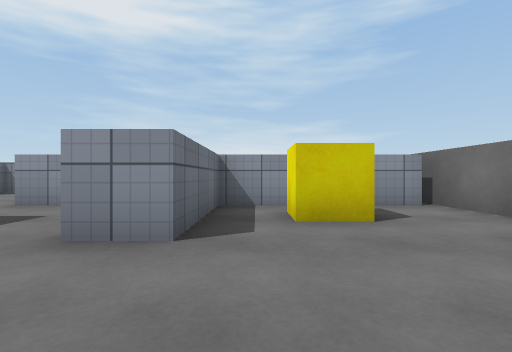
View 1 (above)

24 first-person views from a walk through a scene from a Unity 3-D project. The camera is 0.58 m above the floor, looks level and sees 85° across. The floor is counted in squares, 1 m on a side. Each view is taken from the middle of a square. On the plan, view 1 faces up. The plan holds only what a view shows up to about 9 squares ahead; the rest is blank. The place goes on beyond the plan. The player is left out. Surface patterns are stand-ins for the level's own textures.

View 2
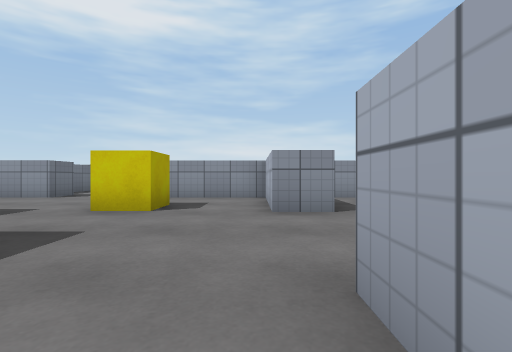

View 3
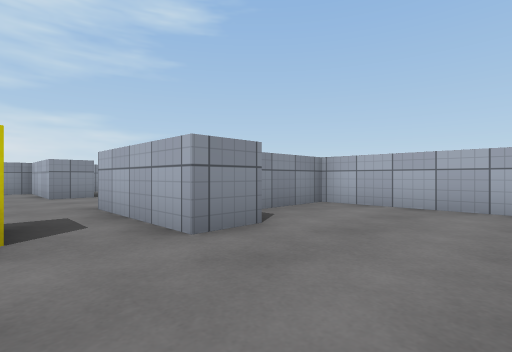

View 4
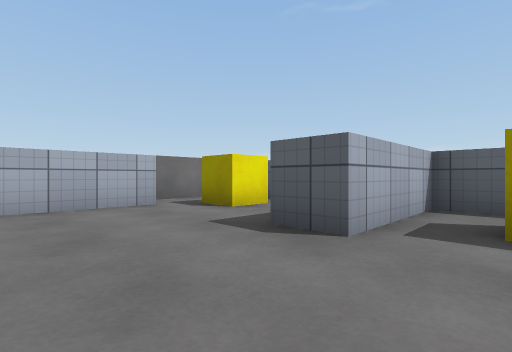

View 5
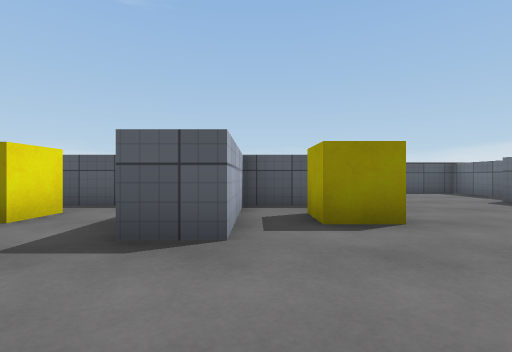

View 6
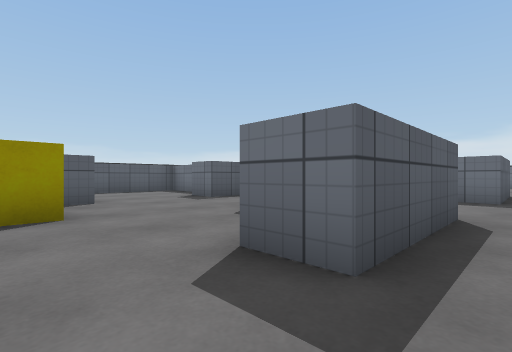

View 7
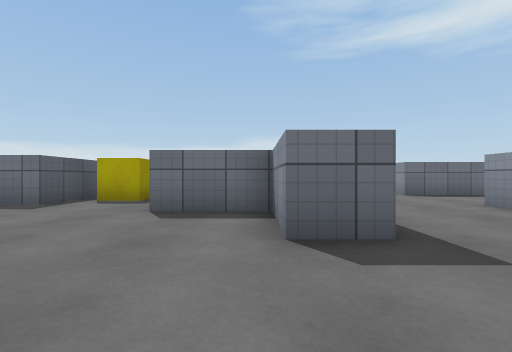

View 8
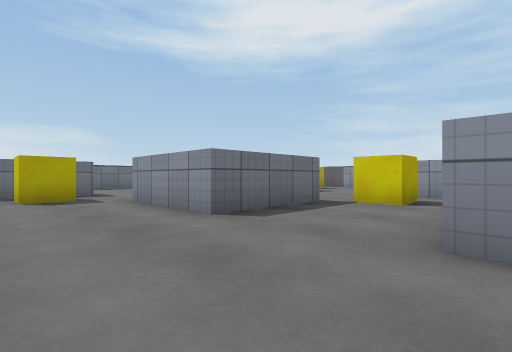

View 9
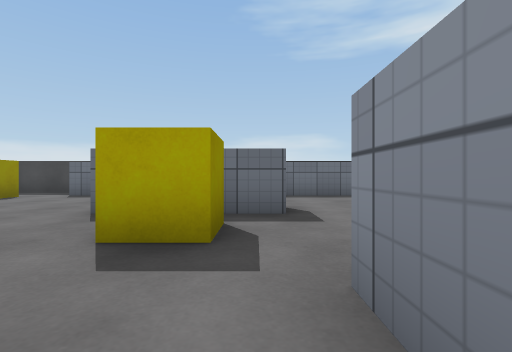

View 10
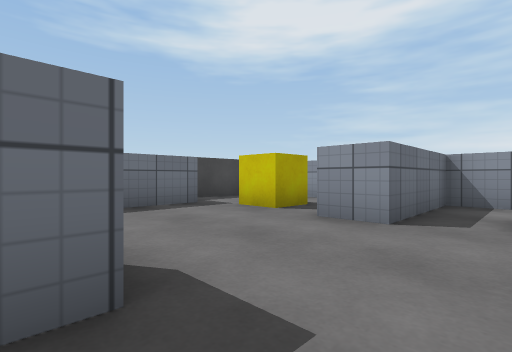

View 11
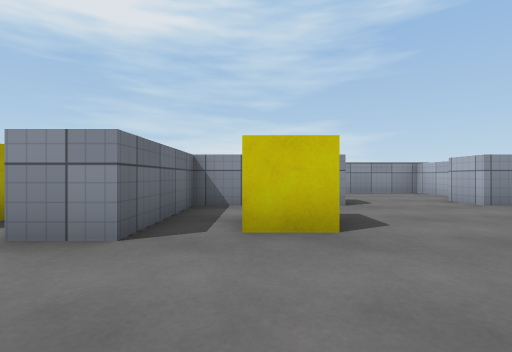

View 12
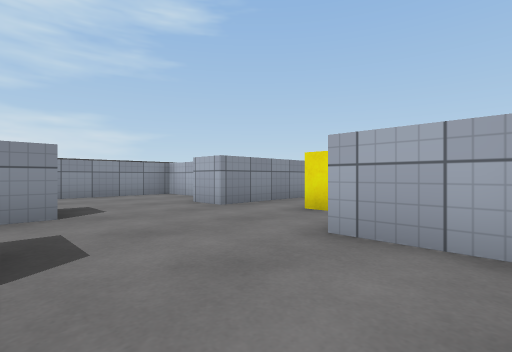

View 13
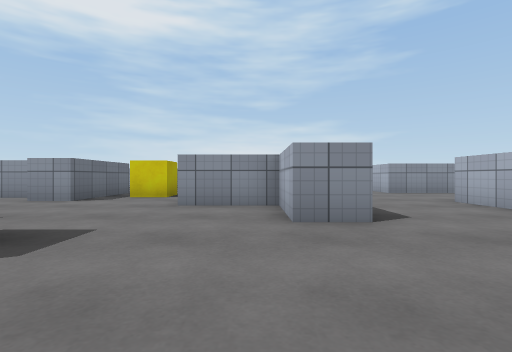

View 14
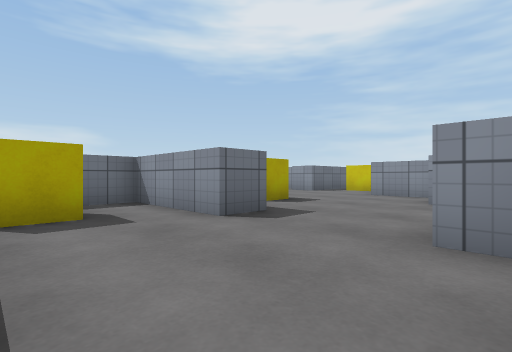

View 15
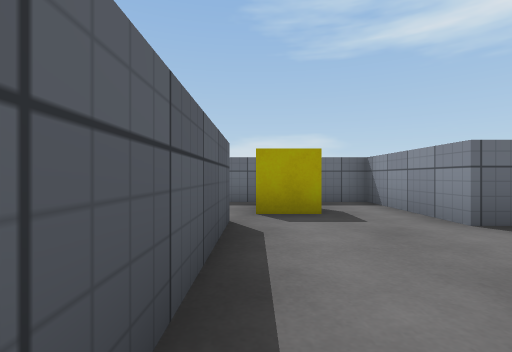

View 16
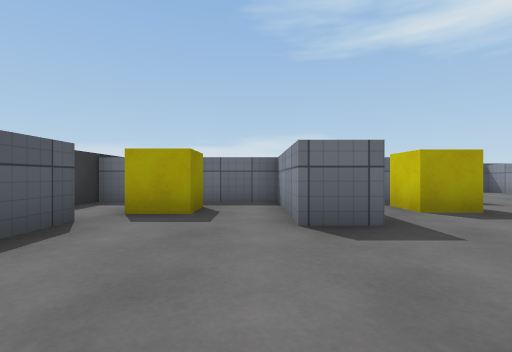

View 17
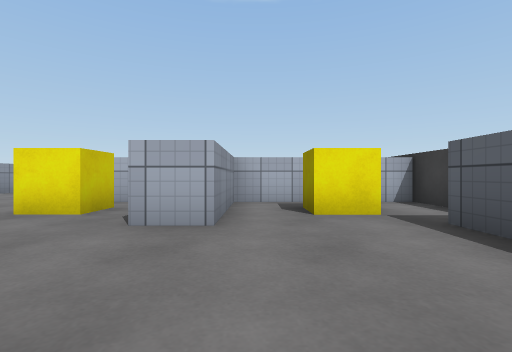

View 18
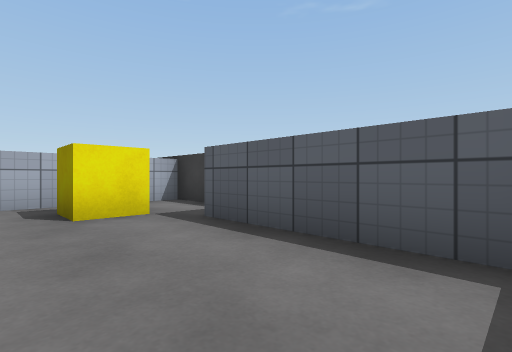

View 19
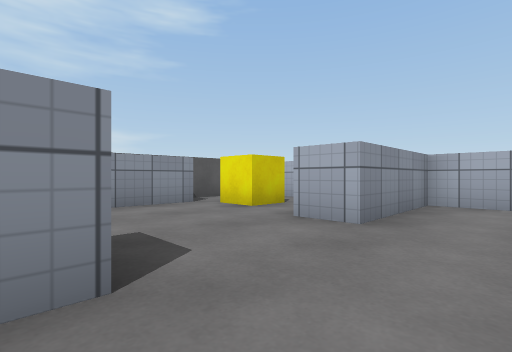

View 20
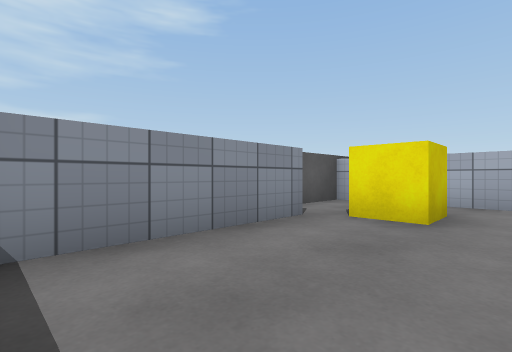

View 21
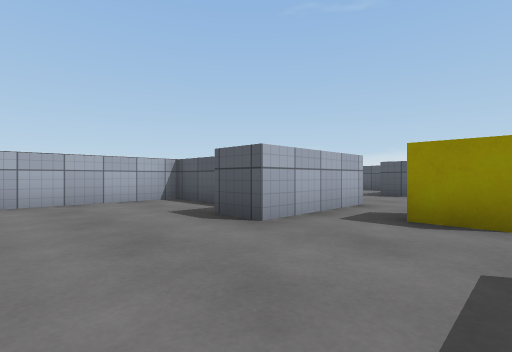

View 22
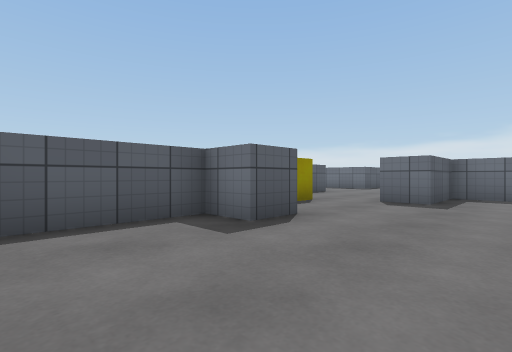

View 23
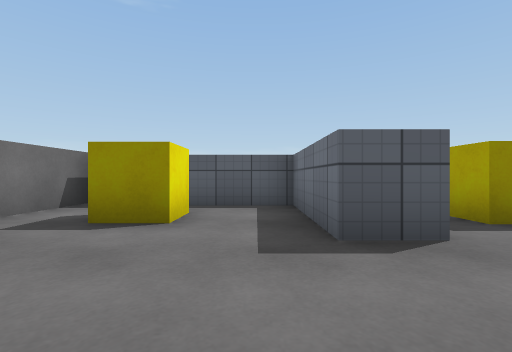

View 24
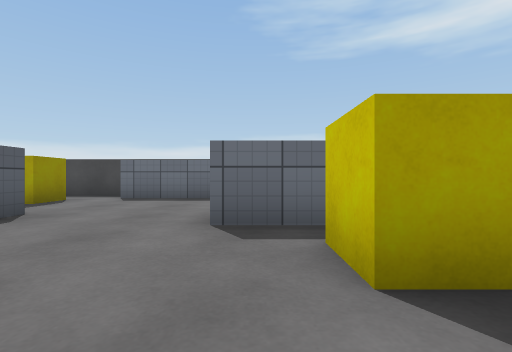

### Floor plan
Points are (right, up) in squares from view 1. A wall is a line through its corners. A room is listed if a view was taken in it or the views show most of it. See-through windows are left out.
Room 1 (views 1, 2, 3, 4, 5, 6, 7, 8, 9, 10, 11, 12, 13, 14, 15, 16, 17, 18, 19, 20, 21, 22, 23, 24)
walls: (-6.9, -0.5) (-7.5, -0.5); (-7.5, -5.1) (-7.5, -3.7) (-4.5, -3.7) (-4.5, -4.7) (-6.5, -4.7) (-6.5, -6.8); (-11.5, 1) (-11.5, 2.5); (-6.5, 1.6) (-6.5, 0.5) (-4.5, 0.5) (-4.5, -0.5); (-13.2, -3.5) (-10.5, -3.5) (-10.5, -4.2); (-10.5, -6.5) (-11.5, -6.5) (-11.5, -4.5) (-13.6, -4.5); (-10.5, 2.5) (-10.5, -0.5) (-13.5, -0.5); (-9.6, -9.3) (-7.6, -9.3) (-7.6, -10.4); (-16.3, -0.5) (-16.3, -3.6) (-17.4, -3.6); (-10, -10.3) (-10.6, -10.3); (-13.1, 5.5) (-16.3, 5.5) (-16.3, 2.5) (-17.2, 2.5); (-13.2, -9.5) (-13.2, -10.5) (-16.3, -10.5) (-16.3, -14.5); (-7.6, 6.5) (-7.6, 5.5) (-10.5, 5.5) (-10.5, 6.5); (-0.5, -3.6) (-1.5, -3.6) (-1.5, -0.6) (-0.5, -0.6) (-0.5, -1.6) (2.5, -1.6) (2.5, 1.7); (-18, -2.6) (-18.9, -2.6); (-17.2, -6.5) (-16.8, -6.5); (-8.6, -11.4) (-8.6, -13); (-9.5, 7.9) (-9.5, 9.5) (-12.6, 9.5); (-2, -10.5) (-4.7, -10.5) (-4.7, -9.5) (-1.7, -9.5) (-1.7, -6.5) (-0.7, -6.5) (-0.7, -9.5) (2.1, -9.5); (-8, -13.3) (-4.5, -13.3); (-20.3, -4.1) (-20.3, -6.6); (-1.7, 7.2) (-1.7, 10.4) (-4, 10.4); (-20.3, 2.5) (-20.3, -0.1); (-13.6, -13.3) (-10.2, -13.3); (0.8, 5.5) (-0.7, 5.5) (-0.7, 2.5) (-1.7, 2.5) (-1.7, 5.5) (-4.7, 5.5) (-4.7, 6.5); (-4.5, 9.5) (-8, 9.5); (2.5, -6.6) (2.5, -2.6) (0.5, -2.6); (-1.7, -12.1) (-1.7, -10.5); (-21.4, -7) (-21.4, -8.8); (-2.9, -14.5) (-1.7, -14.5) (-1.7, -13.8); (3.6, 3.9) (3.6, 6.1); (-21.4, 4.7) (-21.4, 3.1); (3.4, 5.5) (2.2, 5.5); (3.6, -10) (3.6, -7.1)
ways out: gap at (3, -10); gap at (3, 6)
objects: yellow cube (-19, -8); yellow cube (-19, 3); yellow cube (-15, -13) to (-15, -12); yellow cube (-15, -8); yellow cube (-15, -2); yellow cube (-15, 3); yellow cube (-9, -8); yellow cube (-9, 3); yellow cube (-4, -8) to (-3, -8); yellow cube (-4, 3); yellow cube (-4, 8) to (-4, 9); yellow cube (-3, -12); yellow cube (-3, -2); yellow cube (1, -8) to (2, -8); yellow cube (1, 4)

Where each view was taken, in squares from view 1:
view 1: 0 up, 0 right, facing up
view 2: 2 down, 2 left, facing up
view 3: 6 down, 3 left, facing up-right
view 4: 4 down, 3 left, facing down-right
view 5: 4 down, 2 left, facing down
view 6: 3 down, 3 left, facing down-left
view 7: 5 down, 2 left, facing left
view 8: 3 down, 7 left, facing up-left
view 9: 1 down, 12 left, facing left
view 10: 1 down, 15 left, facing up-left
view 11: 0 up, 15 left, facing up
view 12: 1 up, 14 left, facing up-right
view 13: 10 down, 12 left, facing up
view 14: 13 down, 10 left, facing up-left
view 15: 13 down, 10 left, facing left
view 16: 11 down, 10 left, facing left
view 17: 11 down, 8 left, facing right
view 18: 11 down, 8 left, facing down-right
view 19: 4 up, 8 left, facing up-right
view 20: 7 up, 8 left, facing up-right
view 21: 2 up, 4 left, facing down-right
view 22: 2 up, 2 right, facing down-left
view 23: 4 down, 0 right, facing down
view 24: 3 down, 13 left, facing left
